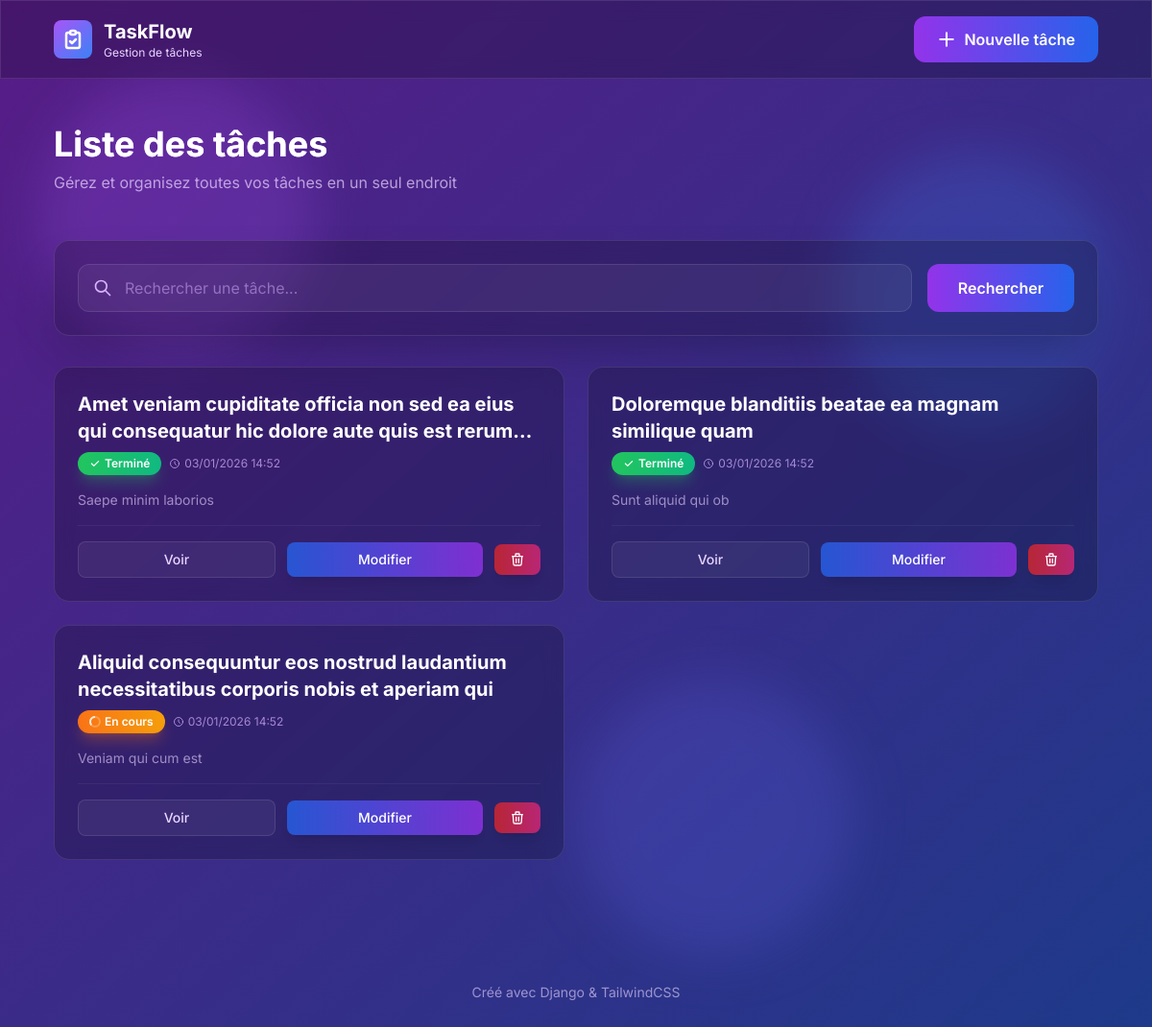
The page / on the database its author committed.
### tasks/models.py (models this page shows, shortened)
class Task(models.Model):
    title = models.CharField(max_length=200)
    description = models.TextField(blank=True)
    is_done = models.BooleanField(default=False)
    created_at = models.DateTimeField(auto_now_add=True)
    class Meta:
        ordering = ["-created_at"]

### tasks/views.py (the view)
# urls.py: path("", views.task_list, name="list"),
def task_list(request: HttpRequest) -> HttpResponse:
    q = request.GET.get("q", "").strip()
    tasks = Task.objects.all()
    if q:
        tasks = tasks.filter(title__icontains=q)
    return render(request, "tasks/task_list.html", {"tasks": tasks, "q": q})

### tasks/templates/tasks/task_list.html (shortened to what this page needs)
{% extends "tasks/base.html" %}
{% block content %}
  <div class="mb-8 sm:mb-12">
    <h2 class="text-3xl sm:text-4xl font-bold text-white mb-2 bg-gradient-to-r from-purple-200 to-blue-200 bg-clip-text text-transparent">
      Liste des tâches
    </h2>
    <p class="text-purple-200/70">Gérez et organisez toutes vos tâches en un seul endroit</p>
  </div>
  <form method="get" class="mb-8">
    <div class="glass-dark rounded-2xl p-6 border border-white/10 shadow-2xl">
      <div class="flex flex-col sm:flex-row gap-4">
        <div class="flex-1 relative group">
          <div class="absolute inset-y-0 left-0 pl-4 flex items-center pointer-events-none">
            <svg class="h-5 w-5 text-purple-300 group-focus-within:text-purple-400 transition-colors" fill="none" stroke="currentColor" viewBox="0 0 24 24">
              <path stroke-linecap="round" stroke-linejoin="round" stroke-width="2" d="M21 21l-6-6m2-5a7 7 0 11-14 0 7 7 0 0114 0z"></path>
            </svg>
          </div>
          <input
            type="text"
            name="q"
            value="{{ q }}"
            placeholder="Rechercher une tâche..."
            class="w-full pl-12 pr-4 py-3 bg-white/5 border border-white/10 rounded-xl text-white placeholder-purple-300/50 focus:outline-none focus:ring-2 focus:ring-purple-500 focus:border-transparent transition-all duration-300"
          >
        </div>
        <button
          type="submit"
          class="px-8 py-3 bg-gradient-to-r from-purple-600 to-blue-600 hover:from-purple-500 hover:to-blue-500 text-white font-semibold rounded-xl transition-all duration-300 transform hover:scale-105 hover:shadow-lg hover:shadow-purple-500/50 focus:outline-none focus:ring-2 focus:ring-purple-500 focus:ring-offset-2 focus:ring-offset-purple-900"
        >
          Rechercher
        </button>
      </div>
    </div>
  </form>
  {% if tasks %}
    <div class="grid gap-6 sm:grid-cols-1 lg:grid-cols-2">
      {% for task in tasks %}
        <div class="group glass-dark rounded-2xl p-6 border border-white/10 hover:border-purple-500/50 transition-all duration-300 transform hover:-translate-y-1 hover:shadow-2xl hover:shadow-purple-500/20">
          <div class="flex flex-col h-full">
            <div class="flex items-start justify-between mb-4">
              <div class="flex-1 min-w-0">
                <a href="{% url 'tasks:detail' task.pk %}" class="block group/link">
                  <h3 class="text-xl font-bold text-white mb-2 group-hover/link:text-purple-300 transition-colors line-clamp-2">
                    {{ task.title }}
                  </h3>
                </a>
                <div class="flex flex-wrap items-center gap-2">
                  {% if task.is_done %}
                    <span class="inline-flex items-center px-3 py-1 rounded-full text-xs font-semibold bg-gradient-to-r from-green-500 to-emerald-500 text-white shadow-lg shadow-green-500/30">
                      <svg class="w-3 h-3 mr-1" fill="currentColor" viewBox="0 0 20 20">
                        <path fill-rule="evenodd" d="M16.707 5.293a1 1 0 010 1.414l-8 8a1 1 0 01-1.414 0l-4-4a1 1 0 011.414-1.414L8 12.586l7.293-7.293a1 1 0 011.414 0z" clip-rule="evenodd"></path>
                      </svg>
                      Terminé
                    </span>
                  {% else %}
                    <span class="inline-flex items-center px-3 py-1 rounded-full text-xs font-semibold bg-gradient-to-r from-orange-500 to-amber-500 text-white shadow-lg shadow-orange-500/30">
                      En cours
                    </span>
                  {% endif %}
                  <span class="inline-flex items-center text-xs text-purple-300/70">
                    <svg class="w-3 h-3 mr-1" fill="none" stroke="currentColor" viewBox="0 0 24 24">
                      <path stroke-linecap="round" stroke-linejoin="round" stroke-width="2" d="M12 8v4l3 3m6-3a9 9 0 11-18 0 9 9 0 0118 0z"></path>
                    </svg>
                    {{ task.created_at|date:"d/m/Y H:i" }}
                  </span>
                </div>
              </div>
            </div>
            {% if task.description %}
              <p class="text-purple-200/60 text-sm mb-4 line-clamp-2">
                {{ task.description }}
              </p>
            {% endif %}
            <div class="flex items-center gap-3 mt-auto pt-4 border-t border-white/5">
              <a
                href="{% url 'tasks:detail' task.pk %}"
                class="flex-1 text-center px-4 py-2 bg-white/5 hover:bg-white/10 text-purple-200 hover:text-white border border-white/10 hover:border-purple-500/50 rounded-lg font-medium transition-all duration-200 text-sm"
              >
                Voir
              </a>
              <a
                href="{% url 'tasks:update' task.pk %}"
                class="flex-1 text-center px-4 py-2 bg-gradient-to-r from-blue-600/80 to-purple-600/80 hover:from-blue-500 hover:to-purple-500 text-white rounded-lg font-medium transition-all duration-200 transform hover:scale-105 text-sm shadow-lg"
              >
                Modifier
              </a>
              <a
                href="{% url 'tasks:delete' task.pk %}"
                class="px-4 py-2 bg-gradient-to-r from-red-600/80 to-pink-600/80 hover:from-red-500 hover:to-pink-500 text-white rounded-lg font-medium transition-all duration-200 transform hover:scale-105 text-sm shadow-lg"
              >
                <svg class="w-4 h-4" fill="none" stroke="currentColor" viewBox="0 0 24 24">
                  <path stroke-linecap="round" stroke-linejoin="round" stroke-width="2" d="M19 7l-.867 12.142A2 2 0 0116.138 21H7.862a2 2 0 01-1.995-1.858L5 7m5 4v6m4-6v6m1-10V4a1 1 0 00-1-1h-4a1 1 0 00-1 1v3M4 7h16"></path>
                </svg>
              </a>
            </div>
          </div>
        </div>
      {% endfor %}
    </div>
  {% endif %}
{% endblock %}

### tasks/templates/tasks/base.html (shortened to what this page needs)
<!doctype html>
<html lang="fr" class="scroll-smooth">
<head>
  <script src="https://cdn.tailwindcss.com"></script>
</head>
<body class="min-h-screen bg-gradient-to-br from-purple-900 via-blue-900 to-indigo-900 animate-gradient font-sans">
  <div class="fixed inset-0 overflow-hidden pointer-events-none">
    <div class="absolute top-20 left-10 w-72 h-72 bg-purple-500 rounded-full mix-blend-multiply filter blur-xl opacity-20 animate-float"></div>
    <div class="absolute top-40 right-10 w-72 h-72 bg-blue-500 rounded-full mix-blend-multiply filter blur-xl opacity-20 animate-float" style="animation-delay: 2s;"></div>
    <div class="absolute bottom-20 left-1/2 w-72 h-72 bg-indigo-500 rounded-full mix-blend-multiply filter blur-xl opacity-20 animate-float" style="animation-delay: 4s;"></div>
  </div>
  <div class="relative min-h-screen">
    <nav class="glass-dark border-b border-white/10">
      <div class="max-w-6xl mx-auto px-4 sm:px-6 lg:px-8">
        <div class="flex items-center justify-between h-20">
          <div class="flex items-center space-x-3">
            <a href="{% url 'tasks:list' %}" class="flex items-center space-x-3 group">
              <div class="w-10 h-10 bg-gradient-to-br from-purple-500 to-blue-500 rounded-lg flex items-center justify-center transform transition-transform group-hover:scale-110 group-hover:rotate-3">
                <svg class="w-6 h-6 text-white" fill="none" stroke="currentColor" viewBox="0 0 24 24">
                  <path stroke-linecap="round" stroke-linejoin="round" stroke-width="2.5" d="M9 5H7a2 2 0 00-2 2v12a2 2 0 002 2h10a2 2 0 002-2V7a2 2 0 00-2-2h-2M9 5a2 2 0 002 2h2a2 2 0 002-2M9 5a2 2 0 012-2h2a2 2 0 012 2m-6 9l2 2 4-4"></path>
                </svg>
              </div>
              <div>
                <h1 class="text-xl font-bold text-white">TaskFlow</h1>
                <p class="text-xs text-purple-200">Gestion de tâches</p>
              </div>
            </a>
          </div>
          <a href="{% url 'tasks:create' %}" class="group relative inline-flex items-center px-6 py-3 overflow-hidden text-base font-semibold text-white rounded-xl bg-gradient-to-r from-purple-600 to-blue-600 hover:from-purple-500 hover:to-blue-500 transition-all duration-300 transform hover:scale-105 hover:shadow-2xl hover:shadow-purple-500/50">
            <span class="relative z-10 flex items-center">
              <svg class="w-5 h-5 mr-2" fill="none" stroke="currentColor" viewBox="0 0 24 24">
                <path stroke-linecap="round" stroke-linejoin="round" stroke-width="2.5" d="M12 4v16m8-8H4"></path>
              </svg>
              Nouvelle tâche
            </span>
          </a>
        </div>
      </div>
    </nav>
    <main class="max-w-6xl mx-auto px-4 sm:px-6 lg:px-8 py-8 sm:py-12">
      {% block content %}{% endblock %}
    </main>
    <footer class="mt-20 pb-8">
      <div class="max-w-6xl mx-auto px-4 sm:px-6 lg:px-8 text-center">
        <p class="text-purple-200/60 text-sm">
          Créé avec Django & TailwindCSS
        </p>
      </div>
    </footer>
  </div>
</body>
</html>

### tasks/templates/tasks/base.html (style rules this page uses)
.animate-gradient { background-size: 200% 200%; animation: gradient-shift 15s ease infinite; }
.animate-float { animation: float 6s ease-in-out infinite; }
.glass-dark { background: rgba(0, 0, 0, 0.2); backdrop-filter: blur(10px); border: 1px solid rgba(255, 255, 255, 0.1); }

### rows shown on the page
Task: title "Amet veniam cupiditate officia non sed ea eius qui consequatur hic dolore aute quis est…", is_done True (drawn), created_at "03/01/2026 14:52", description "Saepe minim laborios"
Task: title "Doloremque blanditiis beatae ea magnam similique quam", is_done True (drawn), created_at "03/01/2026 14:52", description "Sunt aliquid qui ob"
Task: title "Aliquid consequuntur eos nostrud laudantium necessitatibus corporis nobis et aperiam qui", is_done False (drawn), created_at "03/01/2026 14:52", description "Veniam qui cum est"
